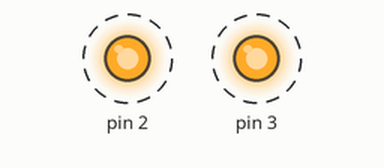
Recording of a sketch running on a simulated Arduino Uno, built with avr-gcc and run on an emulated ATmega328P. On the bench: output pins drawn as LEDs (lit = HIGH). Dashed ring = blinking.

Above: at 0.2 s.
Timing chart, 0 to 3.0 s (numbered marks = the images above):
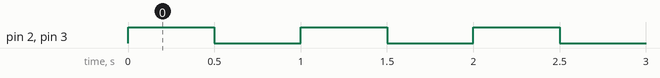

Measured:
- by itself, pin 2, pin 3: alternates HIGH for 0.50 s and LOW for 0.50 s

The sketch:

Act1.ino
```cpp
void setup() {
  pinMode(2, OUTPUT);
  pinMode(3, OUTPUT);
}

void loop() {
  digitalWrite(2, 1);
  digitalWrite(3, HIGH);
  delay(500);

  digitalWrite(2, 0);
  digitalWrite(3, LOW);
  delay(500);
}
```
